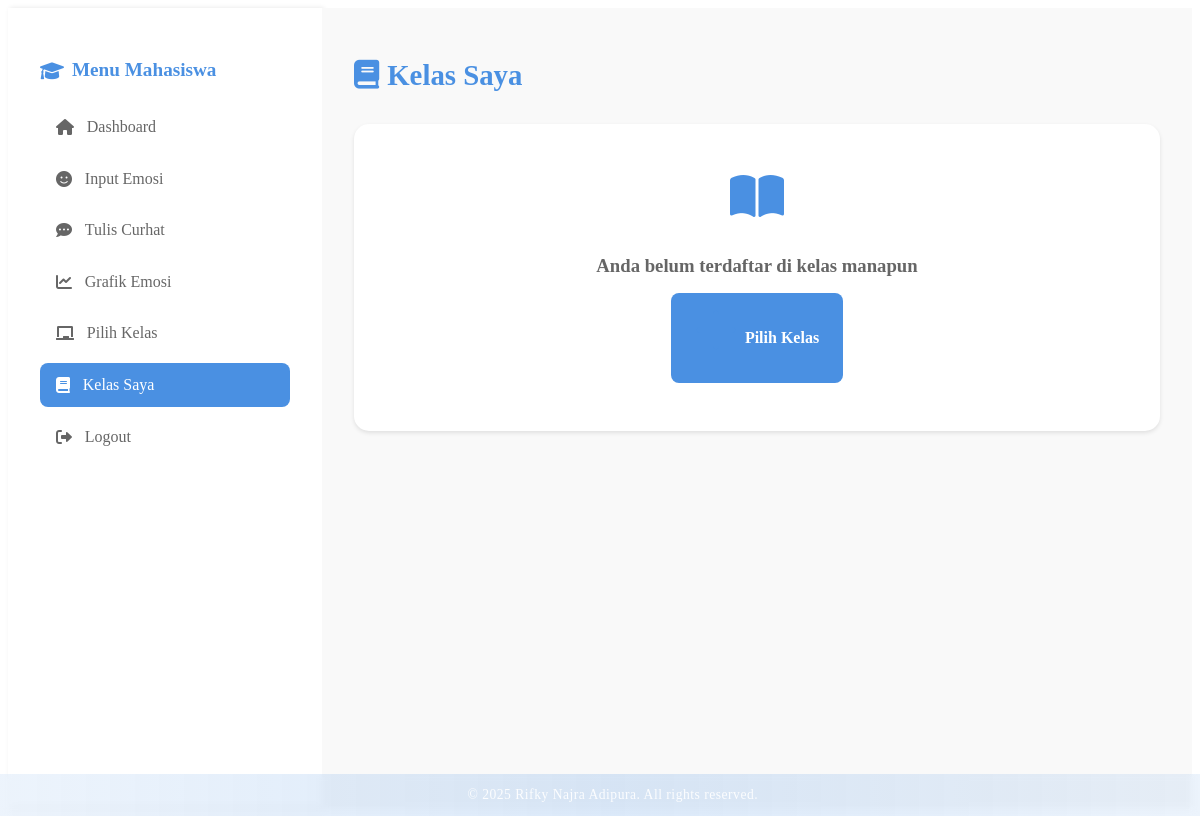
/mahasiswa/kelas_saya.php (signed in), run on an earlier commit of the app's database.
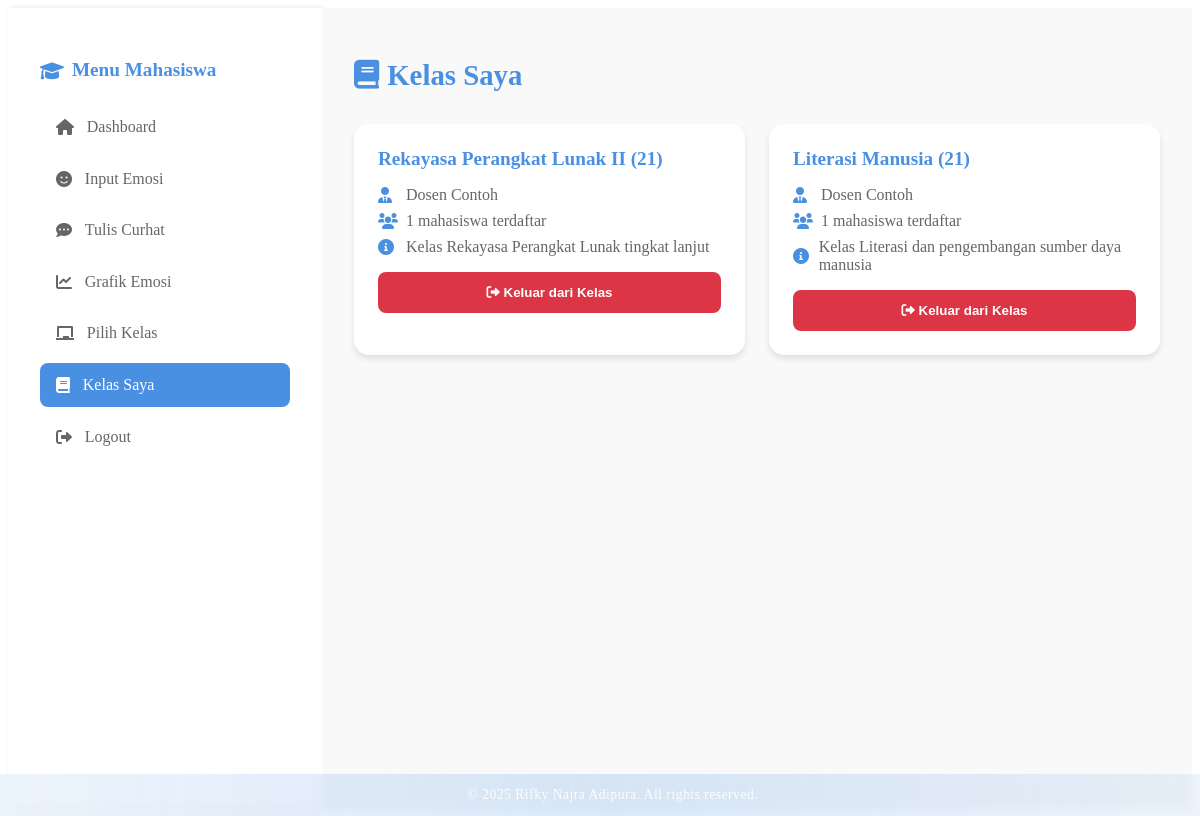
And on a later commit of the database.
### tables this page shows
CREATE TABLE IF NOT EXISTS classes (
    id INT AUTO_INCREMENT PRIMARY KEY,
    class_name VARCHAR(100) NOT NULL,
    description TEXT,
    dosen_id INT NOT NULL,
    created_at TIMESTAMP DEFAULT CURRENT_TIMESTAMP,
    FOREIGN KEY (dosen_id) REFERENCES users(id) ON DELETE CASCADE
);

CREATE TABLE IF NOT EXISTS users (
    id INT AUTO_INCREMENT PRIMARY KEY,
    name VARCHAR(100) NOT NULL,
    email VARCHAR(100) NOT NULL UNIQUE,
    password VARCHAR(255) NOT NULL,
    role ENUM('SuperAdmin', 'Mahasiswa', 'Dosen') NOT NULL,
    created_at TIMESTAMP DEFAULT CURRENT_TIMESTAMP
);

### mahasiswa/kelas_saya.php (the view, shortened to what this page needs)
<?php
require_once '../fungsi_helper.php';
$user_id = $_SESSION['user_id'];
try {
    $stmt = $conn->prepare("
        SELECT c.*, u.name as dosen_name,
        (SELECT COUNT(*) FROM class_members WHERE class_id = c.id) as student_count
        FROM classes c
        JOIN users u ON c.dosen_id = u.id
        JOIN class_members cm ON c.id = cm.class_id
        WHERE cm.user_id = ?
        ORDER BY c.created_at DESC
    ");
    $stmt->execute([$user_id]);
    $classes = $stmt->fetchAll(PDO::FETCH_ASSOC);
} catch (PDOException $e) {
    $error_message = "Terjadi kesalahan saat mengambil daftar kelas.";
    $classes = [];
}
?>
<!DOCTYPE html>
<html lang="en">
<head>
    <link rel="stylesheet" href="https://cdnjs.cloudflare.com/ajax/libs/font-awesome/6.0.0/css/all.min.css">
    <link rel="stylesheet" href="../css/style.css">
    <link rel="stylesheet" href="../css/footer.css">
</head>
<body>
    <div class="dashboard">
        <div class="sidebar">
            <h3>
                <i class="fas fa-graduation-cap"></i>
                Menu Mahasiswa
            </h3>
            <ul class="sidebar-menu">
                <li>
                    <a href="dashboard_mahasiswa.php">
                        <i class="fas fa-home"></i>
                        Dashboard
                    </a>
                </li>
                <li>
                    <a href="input_emosi.php">
                        <i class="fas fa-smile"></i>
                        Input Emosi
                    </a>
                </li>
                <li>
                    <a href="tulis_curhat.php">
                        <i class="fas fa-comment-dots"></i>
                        Tulis Curhat
                    </a>
                </li>
                <li>
                    <a href="grafik_emosi.php">
                        <i class="fas fa-chart-line"></i>
                        Grafik Emosi
                    </a>
                </li>
                <li>
                    <a href="pilih_kelas.php">
                        <i class="fas fa-chalkboard"></i>
                        Pilih Kelas
                    </a>
                </li>
                <li>
                    <a href="kelas_saya.php" class="active">
                        <i class="fas fa-book"></i>
                        Kelas Saya
                    </a>
                </li>
                <li>
                    <a href="../login.php?logout=1">
                        <i class="fas fa-sign-out-alt"></i>
                        Logout
                    </a>
                </li>
            </ul>
        </div>
        <div class="main-content">
            <h1 class="page-title">
                <i class="fas fa-book"></i>
                Kelas Saya
            </h1>
            <?php if (empty($classes)): ?>
                <div class="no-classes">
                    <i class="fas fa-book-open"></i>
                    <h3>Anda belum terdaftar di kelas manapun</h3>
                    <a href="pilih_kelas.php">
                        <i class="fas fa-plus"></i>
                        Pilih Kelas
                    </a>
                </div>
            <?php else: ?>
                <div class="classes-grid">
                    <?php foreach ($classes as $class): ?>
                        <div class="class-card">
                            <h3><?php echo htmlspecialchars($class['class_name']); ?></h3>
                            <div class="class-info">
                                <p>
                                    <i class="fas fa-user-tie"></i>
                                    <?php echo htmlspecialchars($class['dosen_name']); ?>
                                </p>
                                <p>
                                    <i class="fas fa-users"></i>
                                    <?php echo $class['student_count']; ?> mahasiswa terdaftar
                                </p>
                                <?php if ($class['description']): ?>
                                    <p>
                                        <i class="fas fa-info-circle"></i>
                                        <?php echo htmlspecialchars($class['description']); ?>
                                    </p>
                                <?php endif; ?>
                            </div>
                            <form method="POST" action="" onsubmit="return confirm('Apakah Anda yakin ingin keluar dari kelas ini?');">
                                <button type="submit" name="unenroll" class="unenroll-btn">
                                    <i class="fas fa-sign-out-alt"></i>
                                    Keluar dari Kelas
                                </button>
                            </form>
                        </div>
                    <?php endforeach; ?>
                </div>
            <?php endif; ?>
        </div>
    </div>
    <footer class="copyright-footer">
        <span>&copy; <?php echo date('Y'); ?> Rifky Najra Adipura. All rights reserved.</span>
    </footer>
</body>
</html>

### css/footer.css (style rules this page uses)
.copyright-footer { position: fixed; bottom: 0; left: 0; width: 100%; padding: 0.8rem; text-align: center; color: rgba(255, 255, 255, 0.9); font-size: 0.85rem; background: linear-gradient(to right, rgba(74, 144, 226, 0.1), rgba(74, 144, 226, 0.2), rgba(74, 144, 226, 0.1)); backdrop-filter: blur(5px); z-index: 1000; letter-spacing: 0.5px; }
.copyright-footer span { font-weight: 400; }

### mahasiswa/kelas_saya.php (style rules this page uses)
.dashboard { display: flex; min-height: 100vh; }
.sidebar { width: 250px; background: white; padding: 2rem; box-shadow: 2px 0 5px rgba(0, 0, 0, 0.1); }
.sidebar h3 { color: #4A90E2; margin-bottom: 1.5rem; font-size: 1.2rem; display: flex; align-items: center; gap: 0.5rem; }
.sidebar-menu { list-style: none; padding: 0; margin: 0; }
.sidebar-menu li { margin-bottom: 0.5rem; }
.sidebar-menu a { display: flex; align-items: center; gap: 0.8rem; padding: 0.8rem 1rem; color: #666; text-decoration: none; border-radius: 8px; transition: all 0.3s ease; }
.sidebar-menu a.active { background: #4A90E2; color: white; }
.main-content { flex: 1; padding: 2rem; background: #f9f9f9; }
.page-title { color: #4A90E2; margin-bottom: 2rem; font-size: 1.8rem; display: flex; align-items: center; gap: 0.5rem; }
.classes-grid { display: grid; grid-template-columns: repeat(auto-fill, minmax(300px, 1fr)); gap: 1.5rem; }
.class-card { background: white; border-radius: 15px; padding: 1.5rem; box-shadow: 0 4px 6px rgba(0, 0, 0, 0.1); transition: transform 0.3s ease; }
.class-card h3 { color: #4A90E2; margin: 0 0 1rem 0; font-size: 1.2rem; }
.class-info { margin-bottom: 1rem; color: #666; }
.class-info p { margin: 0.5rem 0; display: flex; align-items: center; gap: 0.5rem; }
.class-info i { color: #4A90E2; width: 20px; }
.unenroll-btn { width: 100%; padding: 0.8rem; border: none; border-radius: 8px; background: #dc3545; color: white; font-weight: 600; cursor: pointer; transition: background 0.3s ease; }
.no-classes { text-align: center; padding: 3rem; background: white; border-radius: 15px; box-shadow: 0 2px 4px rgba(0, 0, 0, 0.1); }
.no-classes i { font-size: 3rem; color: #4A90E2; margin-bottom: 1rem; }
.no-classes h3 { color: #666; margin-bottom: 1rem; }
.no-classes a { display: inline-flex; align-items: center; gap: 0.5rem; padding: 0.8rem 1.5rem; background: #4A90E2; color: white; text-decoration: none; border-radius: 8px; font-weight: 600; transition: background 0.3s ease; }

What changed in the data, as far as the page shows it:
added classes: class_name "Rekayasa Perangkat Lunak II (21)", dosen.name "Dosen Contoh", student_count "1", description "Kelas Rekayasa Perangkat Lunak tingkat lanjut"
added classes: class_name "Literasi Manusia (21)", dosen.name "Dosen Contoh", student_count "1", description "Kelas Literasi dan pengembangan sumber daya manusia"
Also different on the page:
text no longer shown: "Anda belum terdaftar di kelas manapun Pilih Kelas"
